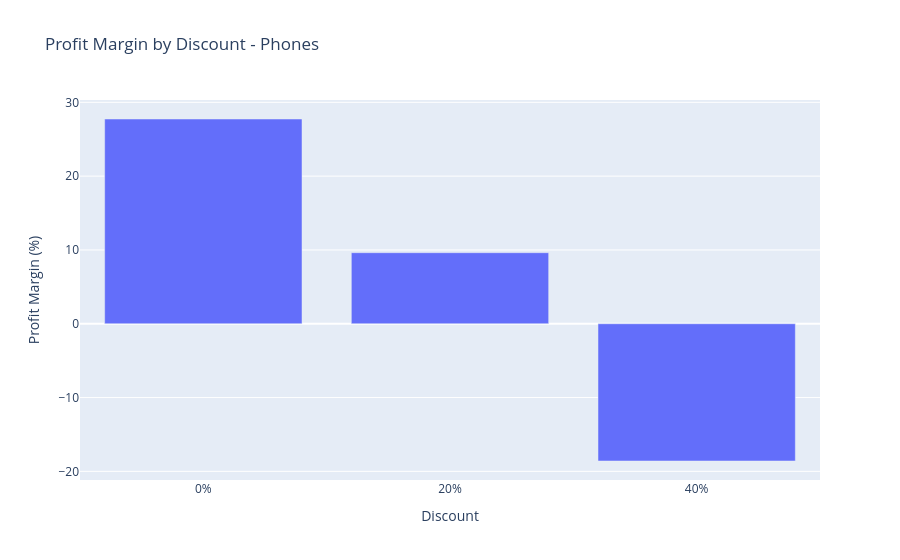

Source (notebook cell):
### Code cell
fig = px.bar(
    df_sub,
    x="Discount_label",
    y="profit_margin_pct",
    title=f"Profit Margin by Discount - {subcat}",
    labels={
        "profit_margin_pct": "Profit Margin (%)",
        "Discount_label": "Discount"
    }
)

fig.show()

### Figure 1 — Plotly figure (JSON) as saved in the notebook; plotly's stock layout.template omitted (floating-point values rounded to 4 significant figures)
{"data": [{"hovertemplate": "Discount=%{x}<br>Profit Margin (%)=%{y}<extra></extra>", "legendgroup": "", "marker": {"color": "#636efa", "pattern": {"shape": ""}}, "name": "", "orientation": "v", "showlegend": false, "textposition": "auto", "type": "bar", "x": ["0%", "20%", "40%"], "xaxis": "x", "y": [27.74, 9.626, -18.6], "yaxis": "y"}], "layout": {"barmode": "relative", "legend": {"tracegroupgap": 0}, "title": {"text": "Profit Margin by Discount - Phones"}, "xaxis": {"anchor": "y", "domain": [0, 1], "title": {"text": "Discount"}}, "yaxis": {"anchor": "x", "domain": [0, 1], "title": {"text": "Profit Margin (%)"}}}}
